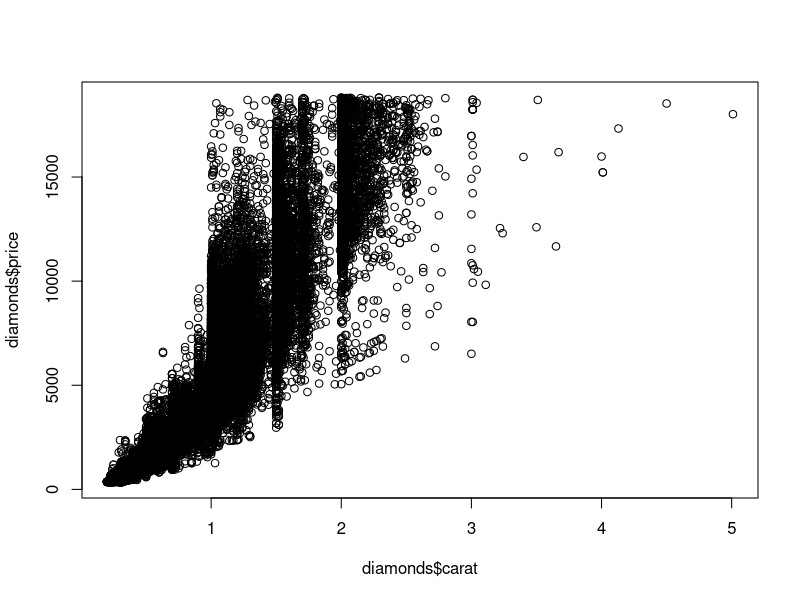
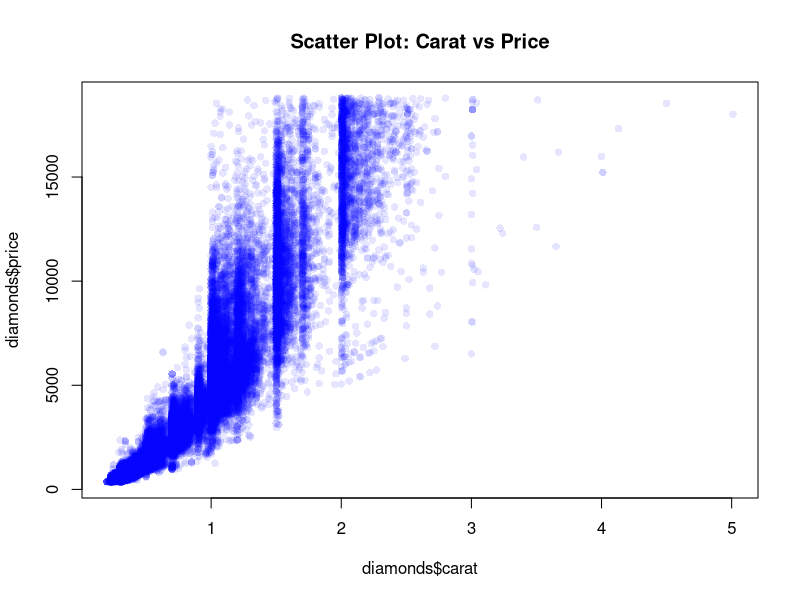
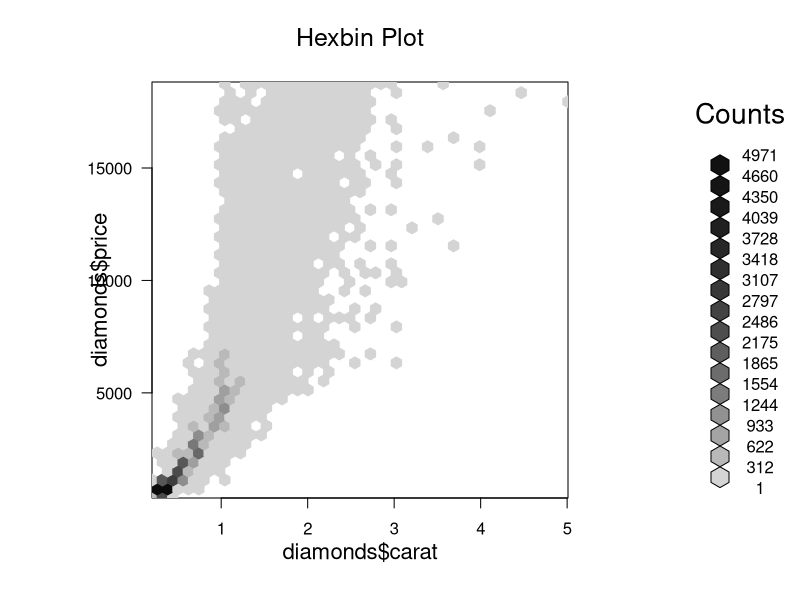
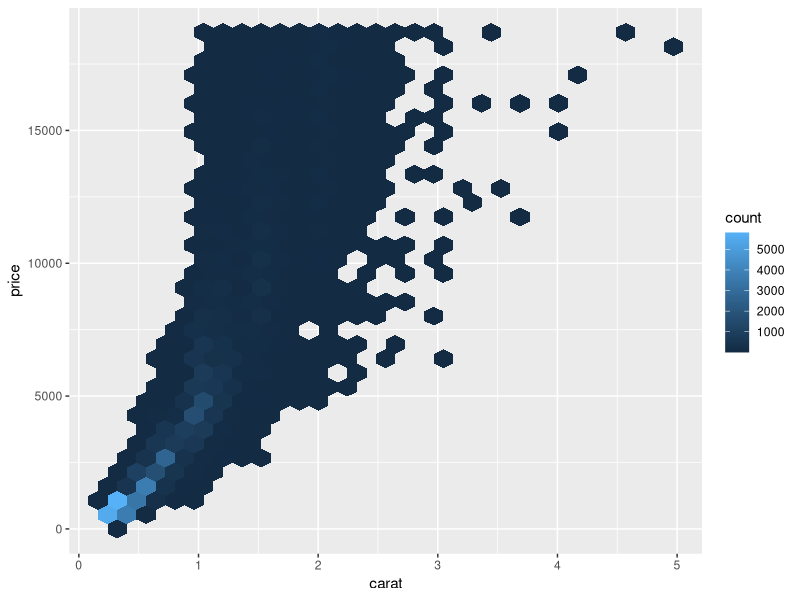
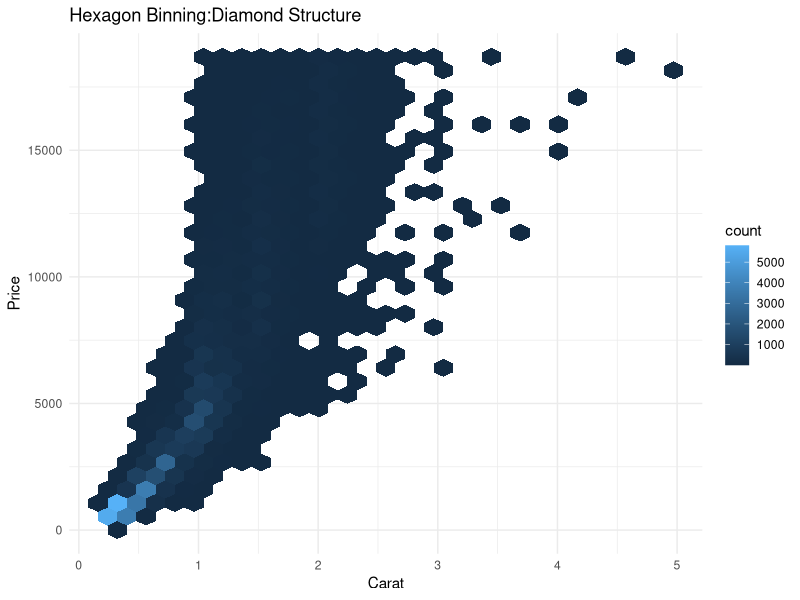
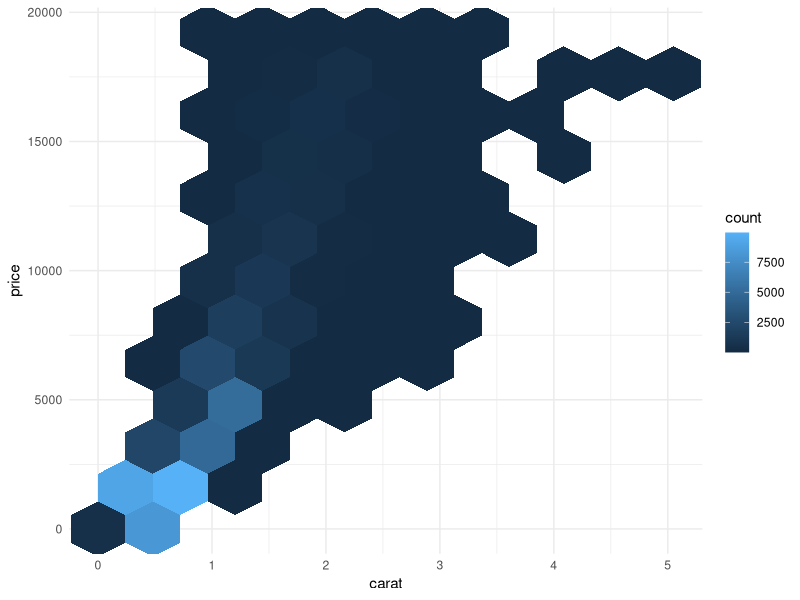
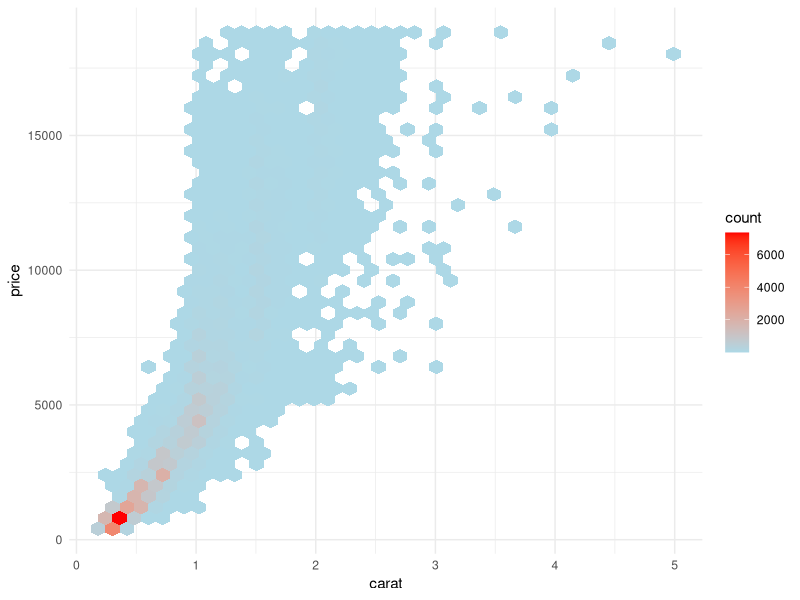
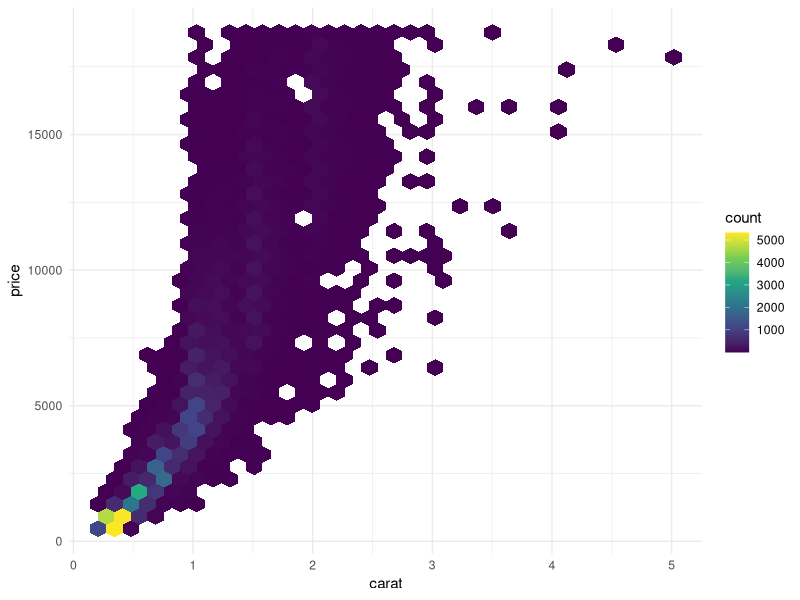

Generate these figures, in order, with R:
#week 6a
data(diamonds)
data(package=.packages(all.available=TRUE))
library(ggplot2)
data(diamonds)
str(diamonds)
dim(diamonds)
?diamonds

#Very basic scatter
plot(diamonds$carat, diamonds$price)

#Improved scatter
plot(diamonds$carat, diamonds$price,col=rgb(0,0,1,0.1),pch=16,
     main="Scatter Plot: Carat vs Price")

# Hexbin using base R
install.packages('hexbin')
library(hexbin)
hb <- hexbin(diamonds$carat, diamonds$price,xbins=40)
plot(hb,main="Hexbin Plot")

# Base Hexbin
ggplot(diamonds, aes(x=carat,y=price))+
  geom_hex()

# Labeled Hexbin plot
ggplot(diamonds,aes(carat,price))+
  geom_hex()+
  labs(title="Hexagon Binning:Diamond Structure",x="Carat",y="Price")+
  theme_minimal()

#Control Hexagon Density
ggplot(diamonds,aes(carat,price))+geom_hex(bins=10)+
  theme_minimal()

#Add color palette(Gradient)
ggplot(diamonds,aes(carat,price))+
  geom_hex(bins=40)+
  scale_fill_gradient(low="lightblue",high="red")+
  theme_minimal()
#Color meaning:
#--light->fewer diamonds
#--dark -> dense region

#Professional palette(viridis)
ggplot(diamonds,aes(carat,price))+
  geom_hex(bins=35)+
  scale_fill_viridis_c()+
  theme_minimal()

#Add legend title
ggplot(diamonds,aes(carat,price))+
  geom_hex(bins=35)+
  scale_fill_viridis_c(name="Count")+
  labs(title="Density Structure of Diamonds",x="Carat",y="Price")+
  theme_minimal()

#Faceted Hexbin
ggplot(diamonds,aes(carat,price))+
  geom_hex()+
  scale_fill_viridis_c()+
  facet_wrap(~cut)+
  theme_minimal()

#Log scale Hexbin
ggplot(diamonds,aes(carat,price))+
  geom_hex()+
  scale_fill_viridis_c()+
  scale_y_log10()+
  theme_minimal()